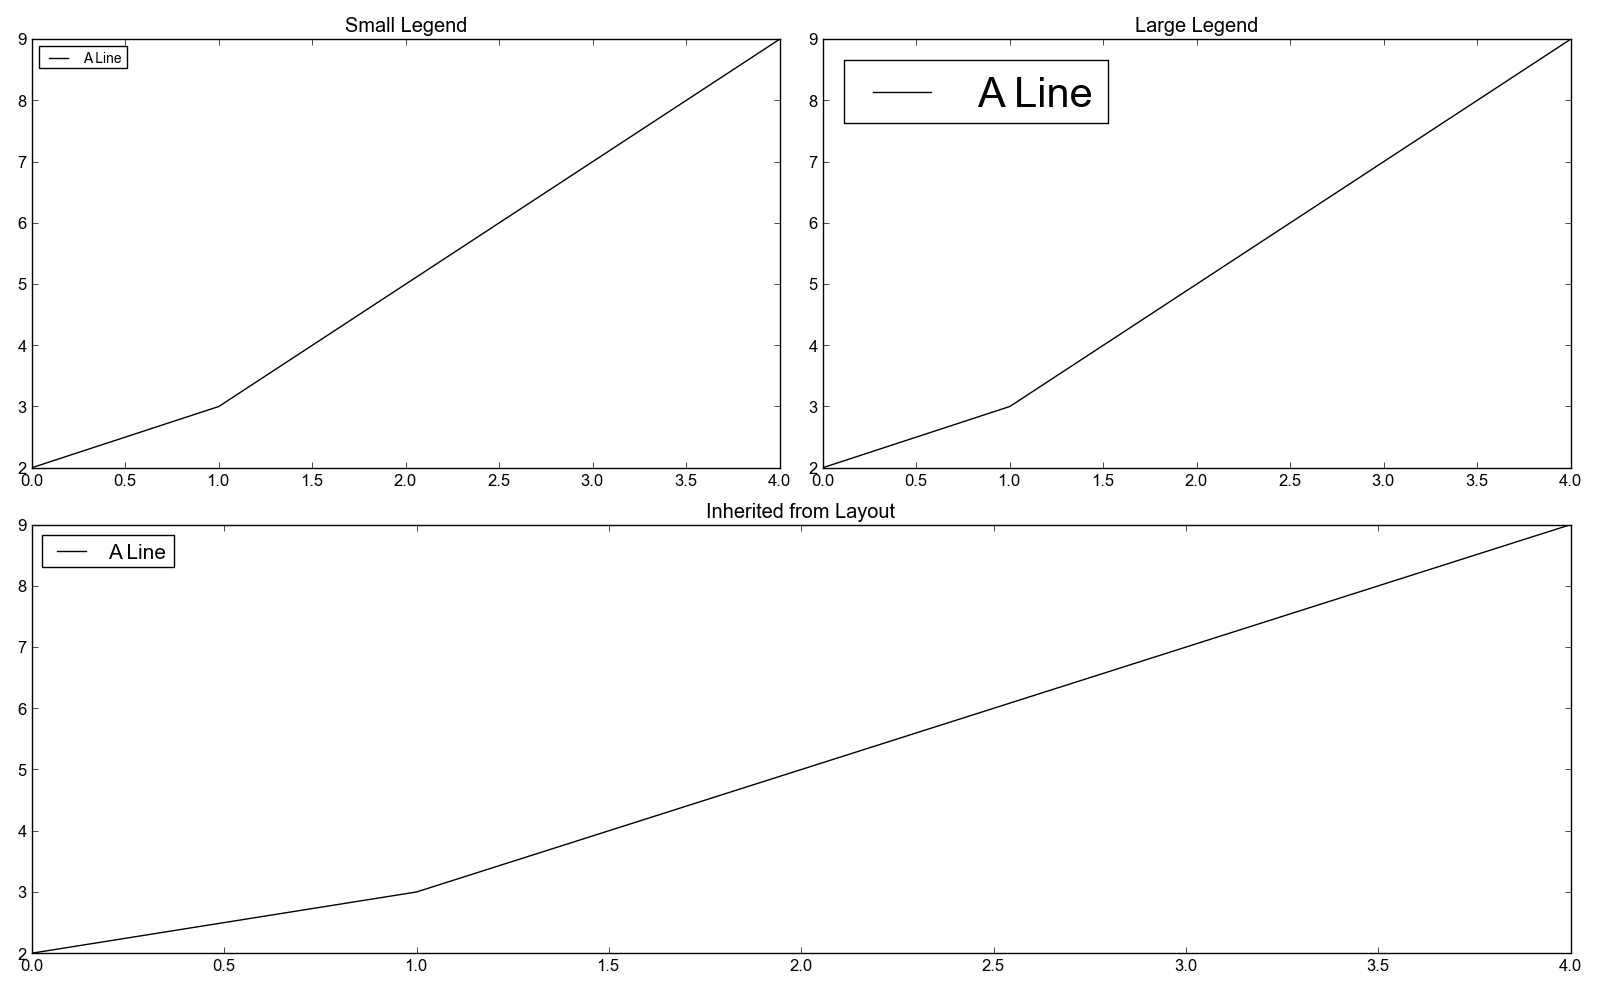

Write the Python code that produced this figure.
line = Line()
line.xValues = range(5)
line.yValues = [2,3,5,7,9]
line.label = "A Line"

linePlot1 = Plot()
linePlot1.title = "Small Legend"
linePlot1.add(line)
linePlot1.hasLegend()
linePlot1.legendLabelSize = 10

linePlot2 = Plot()
linePlot2.title = "Large Legend"
linePlot2.add(line)
linePlot2.hasLegend()
linePlot2.legendLabelSize = 30

linePlot3 = Plot()
linePlot3.title = "Inherited from Layout"
linePlot3.add(line)
linePlot3.hasLegend()

layout = PlotLayout()
layout.width = 2
layout.addPlot(linePlot1)
layout.addPlot(linePlot2)
layout.addPlot(linePlot3)
layout.legendLabelSize = 15
layout.save("legendLabelSizes.png")
